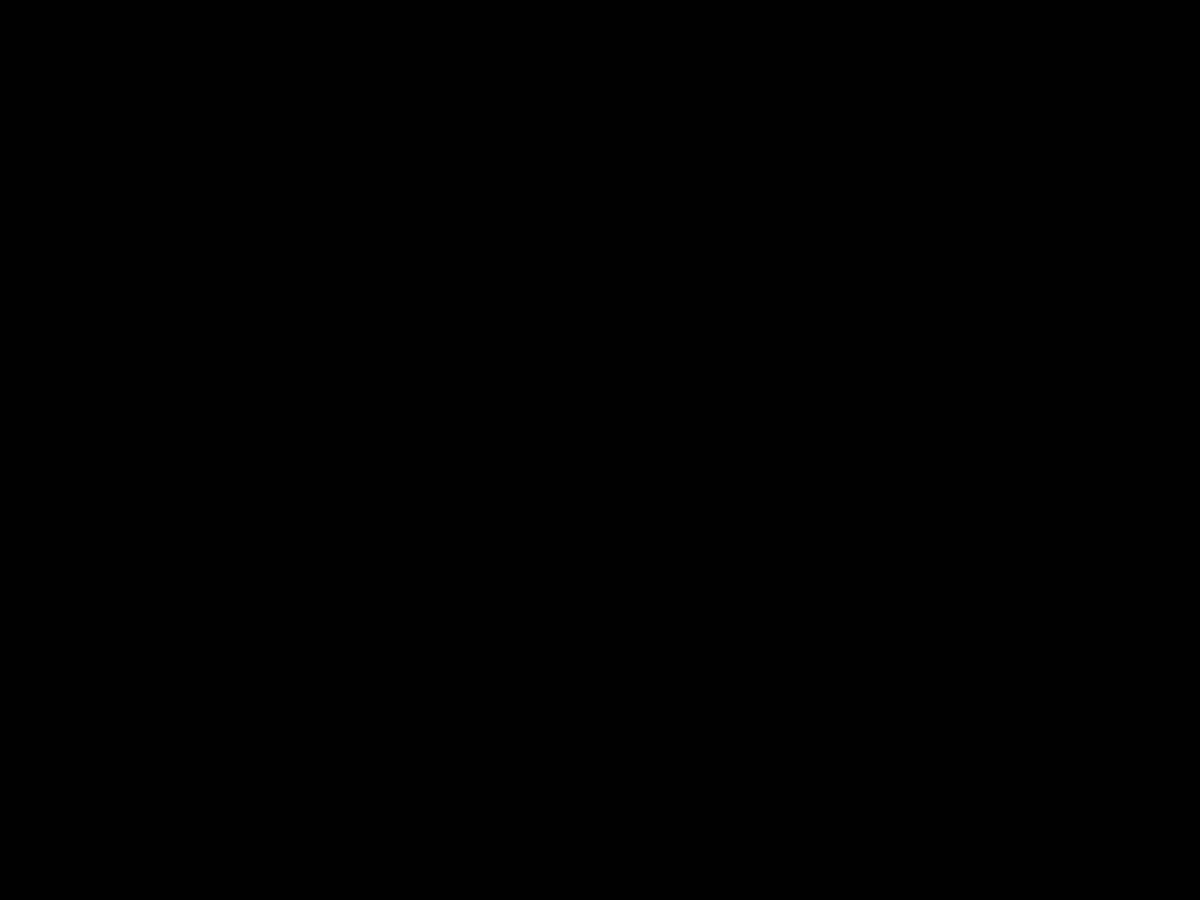
Frame 1 (no input)
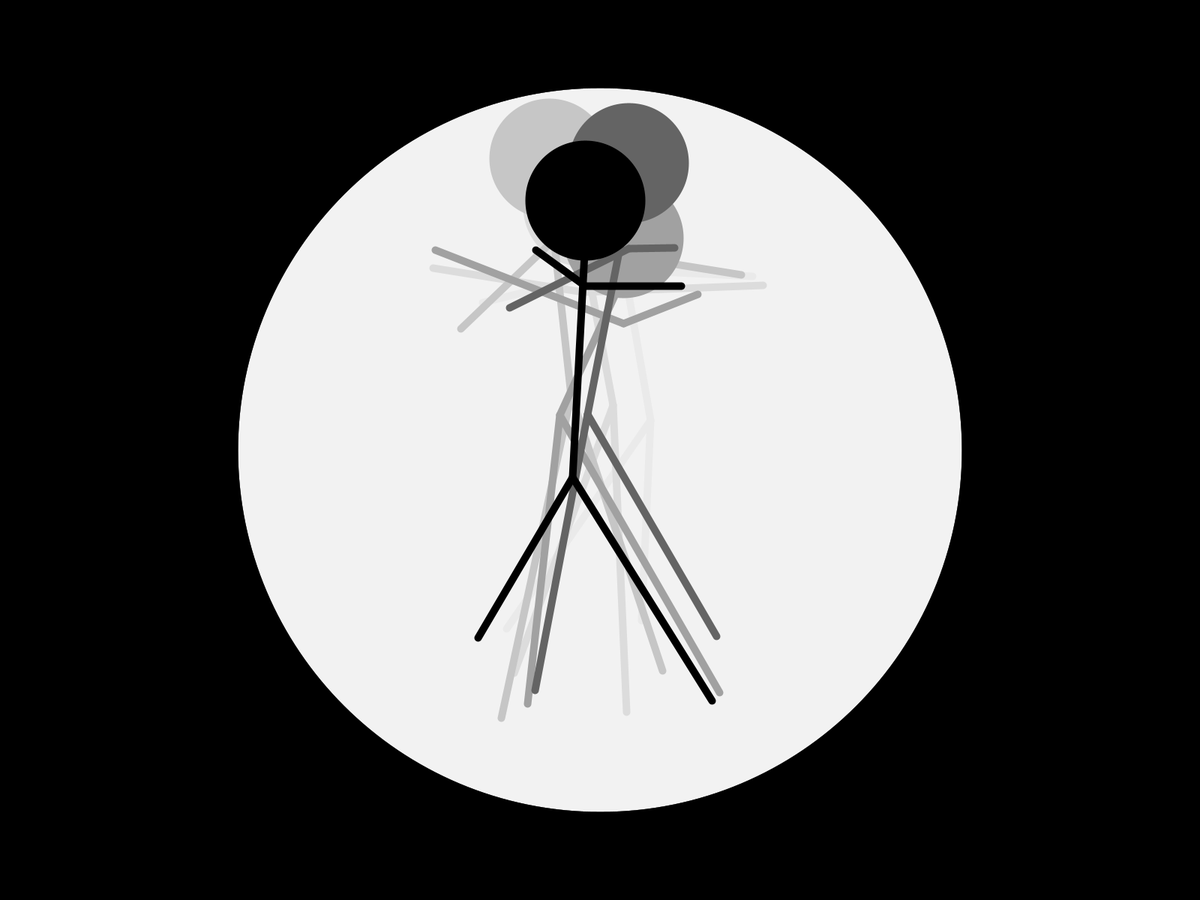
Frame 60 (the mouse pressed at the canvas centre just before this capture)
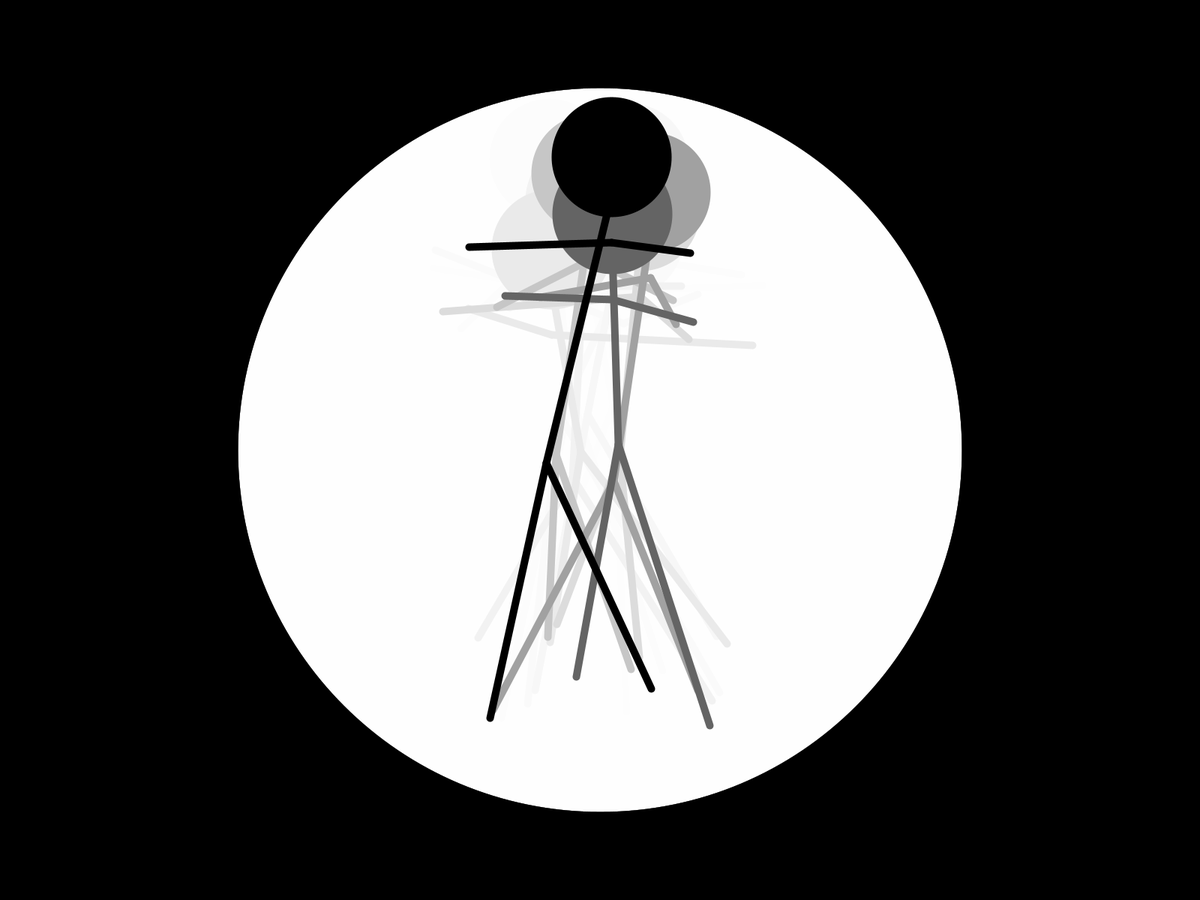
Frame 120 (the mouse held since frame 60 and released just before this capture)

The Processing sketch that drew these frames (run headless with seeded random() and noise(); from frame 60 on, the mouse is pressed at the canvas centre):

// Processing sketch: visualtest1
// ── visualtest1.pde
void setup(){
 //size(800,600);
 fullScreen(2);
 background(0);
}


float headlinex = 0;
float headliney = 0;
float legslinex = 0;
float legsliney = 0;
int x = 0;


void draw(){
  if(x == 1){
  //fill(0,100);
  //rect(0,0,width,height);
  fill(255,100);
  ellipse(width/2,height/2,height/16*13,height/16*13);
  int movement = height/16;  
  headlinex = random(-movement,movement);
  headliney = random(-movement,movement);
  legslinex = random(-movement,movement);
  legsliney = random(-movement,movement);
  stroke(0,255);
  strokeWeight(10);
  fill(0,255);
  line(width/2+headlinex,height/32*9+headliney,width/2+legslinex,height/2+legsliney); 
  line(width/2+headlinex,height/64*22+headliney,width/32*19+random(-movement,movement),height/64*22+random(-movement,movement));
  line(width/2+headlinex,height/64*22+headliney,width/32*13+random(-movement,movement),height/64*22+random(-movement,movement));  
  line(width/2+legslinex,height/2+legsliney,width/16*7 + random(-movement,movement),height/8*6 + random(-movement,movement));  
  line(width/2+legslinex,height/2+legsliney,width/16*9 + random(-movement,movement),height/8*6 + random(-movement,movement)); 
  ellipse((width/2)+headlinex,(height/4-height/64)+headliney,height/8,height/8); 
  stroke(150,0,255);
  //point(width/64*33+headlinex,height/64*15+headliney);
  //point(width/64*31+headlinex,height/64*15+headliney);
  stroke(0);
  }
  x += 1;
  x = x%10;
}
